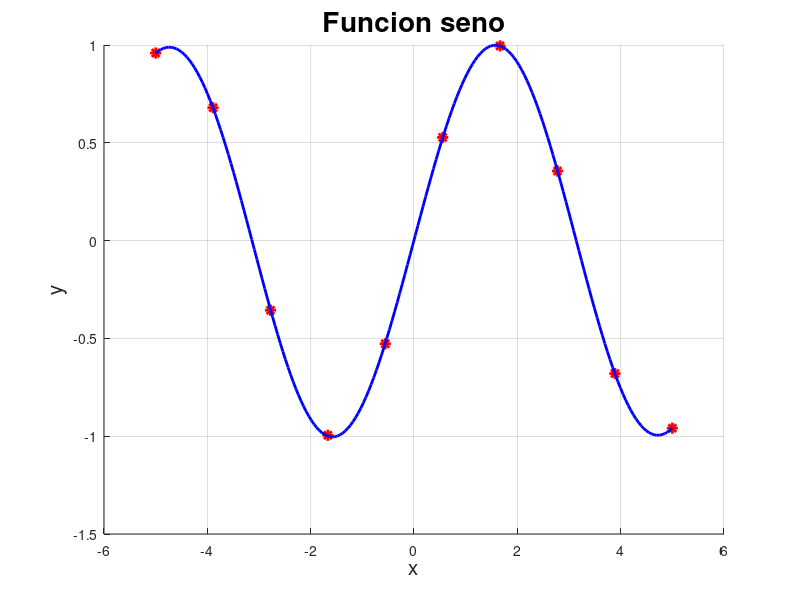

This chart was generated by the following MATLAB code:
% Ian Mu;oz Nu;ez

close all
clear
clc

pkg load statistics

xl = -5; % Limite inferior de la funcion
xu = 5; % Limite superior de la funcion
n = 10; % Numero de elementos de entrada

x = linspace(xl, xu, n)'; % Datos de entrada
y = sin(x); % Salida deseada

figure(1)
hold on
grid on
plot(x, y, 'r*', 'LineWidth', 2, 'MarkerSize', 8)

k = 8; % Numero de nucleos
[~, mu] = kmeans(x,k); % Distribucion de los nucleos

sigma = (max(mu)-min(mu))/sqrt(2*k); % Desviacion estandar

G = zeros(n,k); % Matriz de funciones
for i=1:n
    for j=1:k
        dist = norm((x(i)-mu(j)), 2); % Distancia euclidiana
        G(i,j) = exp(-(dist^2)/(2*(sigma^2))); % Funcion de base radial
    end
end

W = pinv(G) * y; % Pesos de la red

n = 200; % Numero de muestras nuevas
x = linspace(xl, xu, n); % Datos de entrada

G = zeros(n,k); % Matriz para las funciones de base radial
for i=1:n
    for j=1:k
        dist = norm((x(i)-mu(j)), 2); % Distancia euclidiana
        G(i,j) = exp(-(dist^2)/(2*(sigma^2))); % Funcion de base radial
    end
end

yp = G * W; % Prediccion de la red

figure(1)
hold on
grid on

plot(x, yp, 'b-', 'LineWidth', 2)

title("Funcion seno", 'FontSize', 20)
xlabel('x', 'FontSize', 15)
ylabel('y', 'FontSize', 15)
